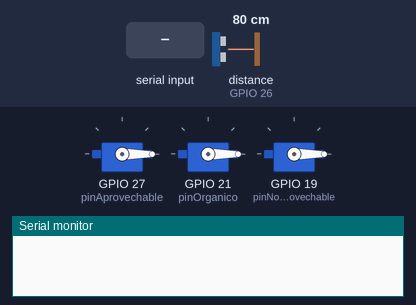
This sketch was run on a simulated ESP32. On the bench: 3 × servo, the last lines printed to the serial monitor. Inputs (shaded band) come from the test bench; at power-on: distance to the obstacle (sensor on GPIO 26) 80 cm. The echo pulse lasts 58.3 µs per cm.

Above: at 1.2 s.
1.3 s: "A" received over Serial
2.8 s: distance to the obstacle (sensor on GPIO 26) set to 19 cm
4.5 s: distance to the obstacle (sensor on GPIO 26) set to 15 cm
At 5.43 s:
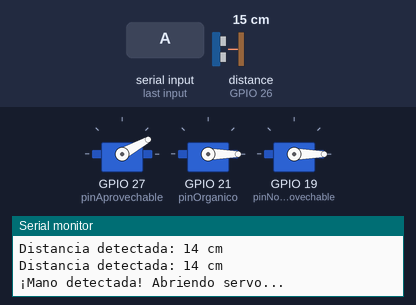
At 6.1 s:
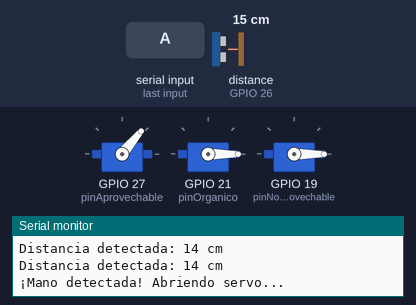
Timing chart, 0 to 10.0 s (numbered marks = the images above; inputs shaded):
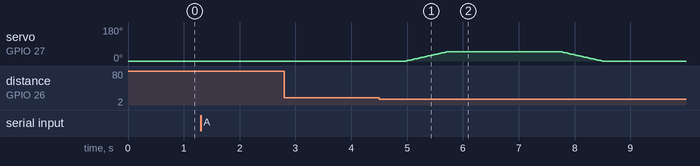

Measured:
- the behaviour switches between 17 and 16 cm on distance to the obstacle (sensor on GPIO 26) (found by bisection; images 0 and 1)
- after the input at 4.5 s, servo on GPIO 27 (pinAprovechable): rises from 0° to 50° in 0.75 s, then falls to 0° in 2.8 s

The sketch:

CLASIFICADOR.ino
```cpp
#include <ESP32Servo.h>

Servo servoAprovechable;
Servo servoOrganico;
Servo servoNoAprovechable;

// --- PINES ---
const int pinAprovechable = 27;
const int pinOrganico = 21;
const int pinNoAprovechable = 19;
const int pinTrig = 25;
const int pinEcho = 26;

// --- CONFIGURACIÓN DE MOVIMIENTO ---
const int anguloCerrado = 0;
// Ángulos de apertura independientes para calibrar cada servo físicamente
const int anguloAbiertoAprovechable = 50;
const int anguloAbiertoOrganico = 50;
const int anguloAbiertoNoAprovechable = 90;

const int velocidadServo = 15;
const int tiempoEsperaAbierto = 2000;

// --- VARIABLES DE LÓGICA ---
char servoArmado = ' ';
unsigned long tiempoInicioEspera = 0;
const unsigned long TIEMPO_MAXIMO_ESPERA = 10000;
int lecturasConsecutivas = 0;

void setup() {
  Serial.begin(115200);

  servoAprovechable.attach(pinAprovechable);
  servoOrganico.attach(pinOrganico);
  servoNoAprovechable.attach(pinNoAprovechable);

  servoAprovechable.write(anguloCerrado);
  servoOrganico.write(anguloCerrado);
  servoNoAprovechable.write(anguloCerrado);

  pinMode(pinTrig, OUTPUT);
  pinMode(pinEcho, INPUT);
}

long obtenerDistancia() {
  digitalWrite(pinTrig, LOW);
  delayMicroseconds(2);
  digitalWrite(pinTrig, HIGH);
  delayMicroseconds(10);
  digitalWrite(pinTrig, LOW);
  long duracion = pulseIn(pinEcho, HIGH, 30000);
  if (duracion == 0) return 999;
  return duracion * 0.034 / 2;
}

// La función ahora recibe el ángulo exacto al que debe llegar cada servo
void moverServoLento(Servo &miServo, int anguloDestino) {
  for (int pos = anguloCerrado; pos <= anguloDestino; pos += 1) {
    miServo.write(pos);
    delay(velocidadServo);
  }
  delay(tiempoEsperaAbierto);
  for (int pos = anguloDestino; pos >= anguloCerrado; pos -= 1) {
    miServo.write(pos);
    delay(velocidadServo);
  }
  while(Serial.available() > 0) { Serial.read(); }
}

void loop() {
  if (Serial.available() > 0) {
    char comando = Serial.read();
    if (comando == 'A' || comando == 'O' || comando == 'N') {
      servoArmado = comando;
      tiempoInicioEspera = millis();
      lecturasConsecutivas = 0;
      Serial.println("SISTEMA ARMADO. Esperando mano...");
    }
  }

  if (servoArmado != ' ') {
    long distancia = obtenerDistancia();

    Serial.print("Distancia detectada: ");
    Serial.print(distancia);
    Serial.println(" cm");

    if (distancia >= 2 && distancia <= 15) {
      lecturasConsecutivas++;

      if (lecturasConsecutivas >= 3) {
        Serial.println("¡Mano detectada! Abriendo servo...");

        // Se envía el servo correspondiente con su ángulo específico
        if (servoArmado == 'A') moverServoLento(servoAprovechable, anguloAbiertoAprovechable);
        else if (servoArmado == 'O') moverServoLento(servoOrganico, anguloAbiertoOrganico);
        else if (servoArmado == 'N') moverServoLento(servoNoAprovechable, anguloAbiertoNoAprovechable);

        servoArmado = ' ';
        Serial.println("LISTO");
      }
    } else {
      lecturasConsecutivas = 0;

      if (millis() - tiempoInicioEspera > TIEMPO_MAXIMO_ESPERA) {
        servoArmado = ' ';
        Serial.println("Tiempo agotado. Cancelando...");
        Serial.println("LISTO");
      }
    }
    delay(200);
  }
}
```
